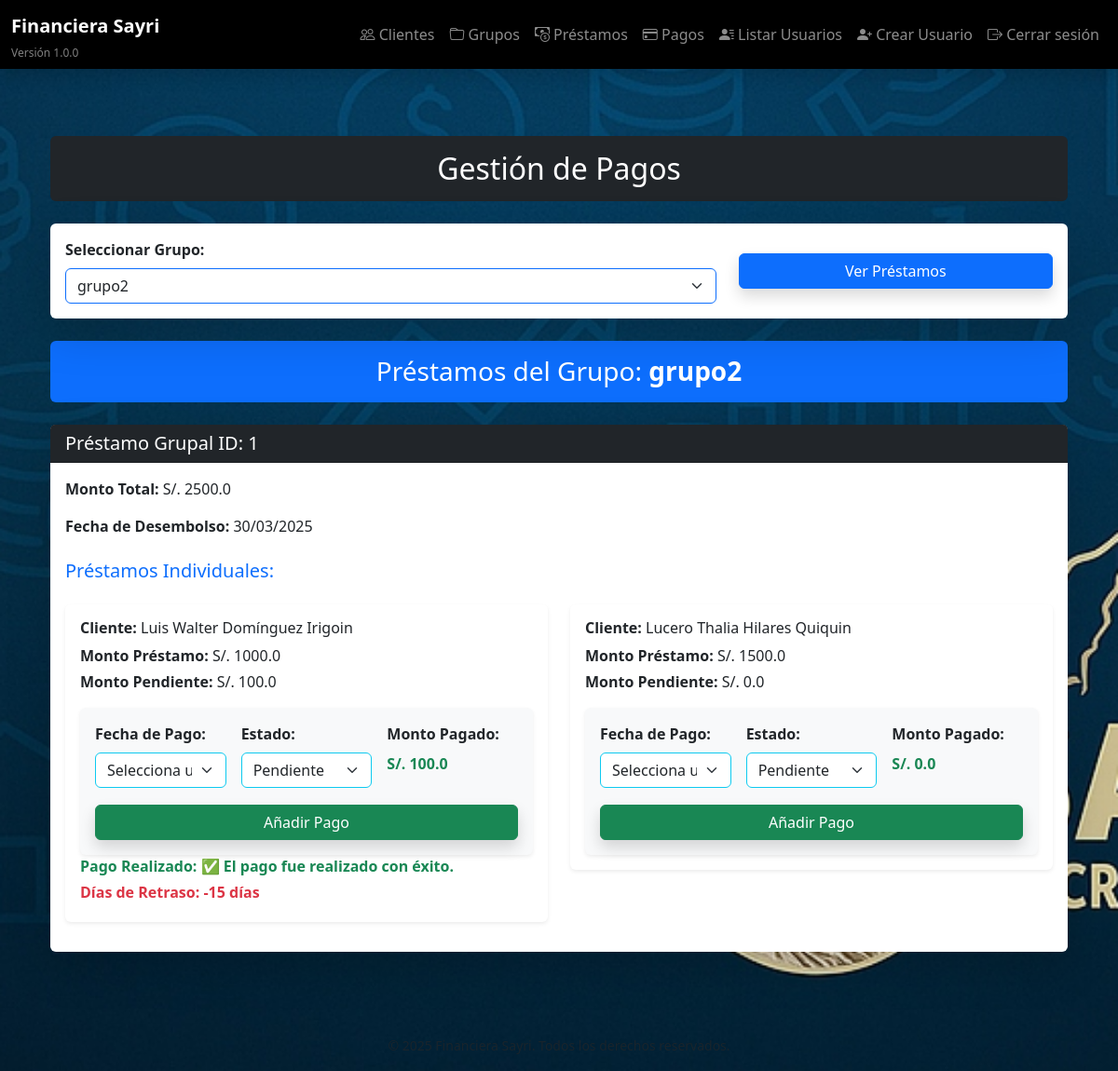
Before: /pagos/pagos?grupo_id=1 (signed in) with the older database file.
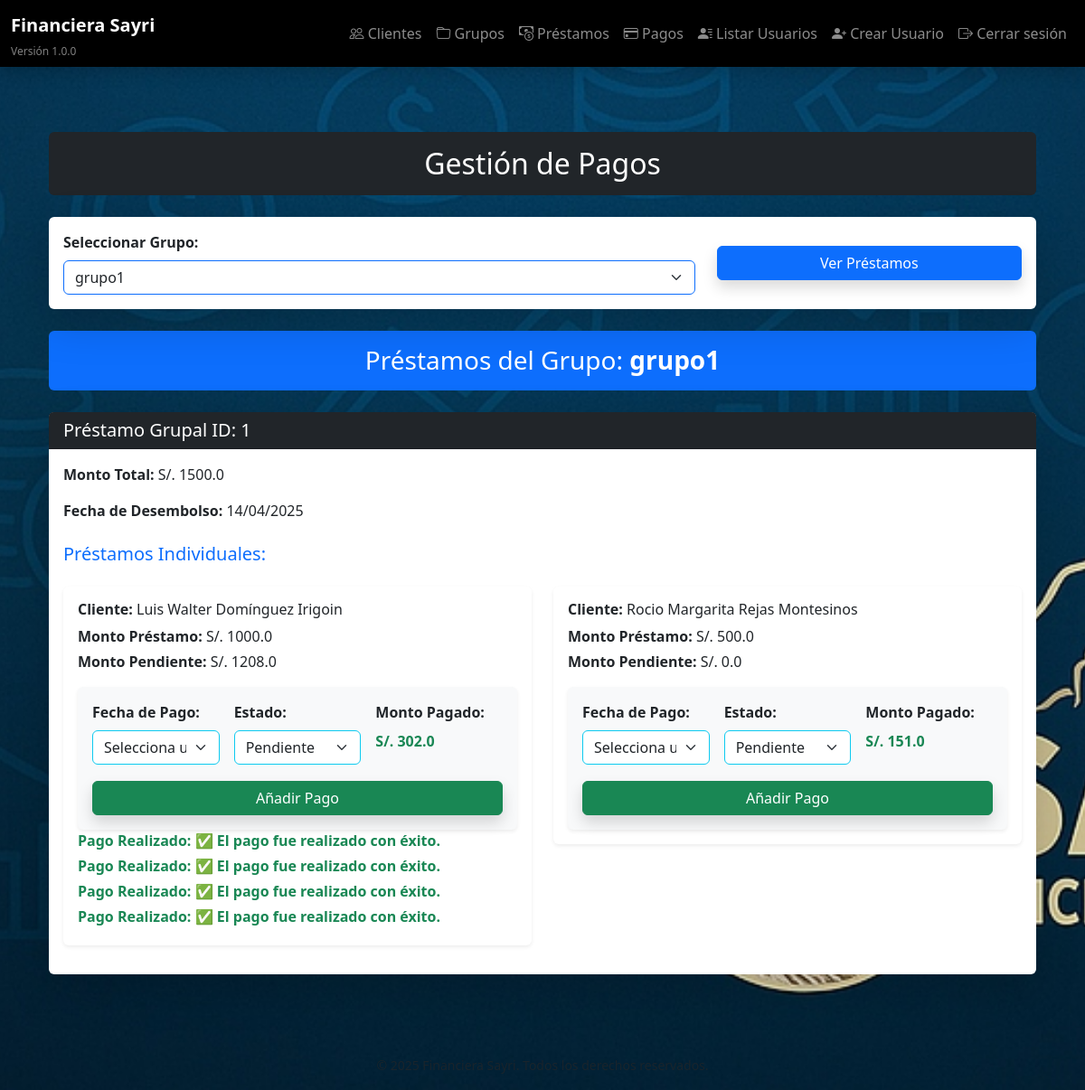
After: the same page with the newer database file.
### models/grupo.py (models this page shows)
class Grupo(db.Model):
    __tablename__ = 'grupo'
    id = db.Column(db.Integer, primary_key=True)
    nombre = db.Column(db.String(100), nullable=False)
    fecha_creacion = db.Column(db.DateTime, default=datetime.utcnow)
    prestamos_grupales = db.relationship('PrestamoGrupal', backref='grupo', lazy=True)
    clientes = db.relationship('Cliente', backref='grupo', lazy=True)

### models/prestamo_grupal.py (models this page shows)
class PrestamoGrupal(db.Model):
    __tablename__ = 'prestamogrupal'
    id = db.Column(db.Integer, primary_key=True)
    grupo_id = db.Column(db.Integer, db.ForeignKey('grupo.id'), nullable=False)
    fecha_desembolso = db.Column(db.Date, nullable=False, default=date.today)  # Valor por defecto: hoy
    prestamos_individuales = db.relationship('PrestamoIndividual', back_populates='prestamo_grupal', cascade='all, delete-orphan', lazy='subquery')
    @property
    def monto_total(self):
        return sum(prestamo.monto for prestamo in self.prestamos_individuales) if self.prestamos_individuales else 0.0

### models/prestamo_individual.py (models this page shows)
class PrestamoIndividual(db.Model):
    __tablename__ = 'prestamoindividual'
    id = db.Column(db.Integer, primary_key=True)
    prestamo_grupal_id = db.Column(db.Integer, db.ForeignKey('prestamogrupal.id'), nullable=False)
    cliente_id = db.Column(db.Integer, db.ForeignKey('cliente.id'), nullable=False)
    monto_pagado = db.Column(db.Float, default=0.0)
    monto = db.Column(db.Float, nullable=False)
    pagos = db.relationship('Pago', back_populates='prestamo_individual', cascade='all, delete-orphan', lazy='subquery')  # Considerar 'subquery' si hay muchos pagos
    prestamo_grupal = db.relationship('PrestamoGrupal', back_populates='prestamos_individuales')
    @property
    def monto_pendiente(self):
        from models.pago import Pago  # Importación dentro del método para evitar ciclos
        monto_pagado = db.session.query(db.func.sum(Pago.monto_pagado)).filter(
        Pago.prestamo_individual_id == self.id,
        Pago.estado == "Pagado"
    ).scalar() or 0  # Si no hay pagos, asigna 0
        return float(monto_pagado)

### models/cliente.py (models this page shows)
class Cliente(db.Model):
    __tablename__ = 'cliente'
    id = db.Column(db.Integer, primary_key=True)
    nombre = db.Column(db.String(100), nullable=False)
    apellido = db.Column(db.String(100), nullable=False)
    dni = db.Column(db.String(15), unique=True, nullable=False)
    celular = db.Column(db.String(20), nullable=False)
    operadora = db.Column(db.String(50))
    banco = db.Column(db.String(50))
    numero_cuenta = db.Column(db.String(50))
    fecha_registro = db.Column(db.DateTime, default=datetime.utcnow)
    grupo_id = db.Column(db.Integer, db.ForeignKey('grupo.id'), nullable=True)
    prestamos_individuales = db.relationship('PrestamoIndividual', backref='cliente', lazy=True)

### models/pago.py (models this page shows)
class Pago(db.Model):
    __tablename__ = 'pago'
    id = db.Column(db.Integer, primary_key=True)
    cliente_id = db.Column(db.Integer, db.ForeignKey('cliente.id'), nullable=False)
    prestamo_individual_id = db.Column(db.Integer, db.ForeignKey('prestamoindividual.id'), nullable=False)
    monto_pendiente = db.Column(db.Numeric(10, 2), nullable=True)
    monto_pagado = db.Column(db.Numeric(10, 2), nullable=True)
    estado = db.Column(db.String(20), default="Pendiente")
    fecha_pago = db.Column(db.Date, nullable=False)
    cliente = db.relationship('Cliente', backref='pagos')
    prestamo_individual = db.relationship('PrestamoIndividual', back_populates='pagos')

### routes/pagos.py (the view)
@pagos_bp.route('/pagos', methods=['GET'])
@login_required
def lista_pagos():
    grupos = Grupo.query.all()
    grupo_id = request.args.get('grupo_id')
    selected_grupo = None
    prestamos_grupales = []
    if grupo_id:
        selected_grupo = Grupo.query.get(grupo_id)
        if selected_grupo:
            prestamos_grupales = PrestamoGrupal.query.filter_by(grupo_id=selected_grupo.id).all()
    current_date = datetime.today().date()
    return render_template(
        'pagos/pagos.html',
        grupos=grupos,
        selected_grupo=selected_grupo,
        prestamos_grupales=prestamos_grupales,
        current_date=current_date  # Fecha actual
    )

### templates/pagos/pagos.html (shortened to what the changed rows need)
{% extends "base.html" %}
{% block content %}
<div class="container py-5">
    <h2 class="text-center mb-4 text-white bg-dark p-3 rounded">Gestión de Pagos</h2>
    <div class="card shadow-lg border-0 mb-4">
        <div class="card-body">
            <form method="GET" action="{{ url_for('pagos.lista_pagos') }}">
                <div class="row align-items-center">
                    <div class="col-md-8">
                        <label for="grupo_id" class="form-label fw-semibold">Seleccionar Grupo:</label>
                        <select name="grupo_id" id="grupo_id" class="form-select border-primary" required>
                            {% for grupo in grupos %}
                                <option value="{{ grupo.id }}" {% if grupo.id == selected_grupo.id %}selected{% endif %}>{{ grupo.nombre }}</option>
                            {% endfor %}
                        </select>
                    </div>
                </div>
            </form>
        </div>
    </div>
    {% if selected_grupo %}
        <h3 class="text-center mb-4 text-white bg-primary p-3 rounded">Préstamos del Grupo: <span class="fw-bold">{{ selected_grupo.nombre }}</span></h3>
        {% for prestamo_grupal in prestamos_grupales %}
            <div class="card mb-4 shadow-lg border-0">
                <div class="card-header bg-dark text-white">
                    <h5 class="mb-0">Préstamo Grupal ID: {{ prestamo_grupal.id }}</h5>
                </div>
                <div class="card-body">
                    <p><strong>Monto Total:</strong> S/. {{ prestamo_grupal.monto_total }}</p>
                    <p><strong>Fecha de Desembolso:</strong> {{ prestamo_grupal.fecha_desembolso.strftime('%d/%m/%Y') }}</p>
                    <h5 class="mt-4 text-primary">Préstamos Individuales:</h5>
                    <div class="row">
                        {% for prestamo in prestamo_grupal.prestamos_individuales %}
                            <div class="col-md-6">
                                <div class="card my-3 border-0 shadow-sm">
                                    <div class="card-body">
                                        <h6 class="mb-2 text-dark"><strong>Cliente:</strong> {{ prestamo.cliente.nombre }} {{ prestamo.cliente.apellido }}</h6>
                                        <p class="mb-1"><strong>Monto Préstamo:</strong> S/. {{ prestamo.monto }}</p>
                                        <p class="mb-1"><strong>Monto Pendiente:</strong> S/. {{ prestamo.monto_pendiente }}</p>
                                        <form action="{{ url_for('pagos.agregar_pago', prestamo_id=prestamo.id) }}" method="POST" class="mt-3 p-3 bg-light shadow-sm rounded">
                                            <div class="row g-3">
                                                <div class="col-md-4">
                                                    <label class="form-label fw-semibold">Fecha de Pago:</label>
                                                    <select name="fecha_pago" class="form-select border-info" required>
                                                        <option value="">Selecciona una fecha</option>
                                                    </select>
                                                </div>
                                                <div class="col-md-4">
                                                    <label class="form-label fw-semibold">Estado:</label>
                                                    <select name="estado_pago" class="form-select border-info" required>
                                                        <option value="Pendiente">Pendiente</option>
                                                    </select>
                                                </div>
                                                <div class="col-md-4">
    <label class="form-label fw-semibold">Monto Pagado:</label>
    <p class="fw-bold text-success">S/. {{ prestamo.monto_pagado }}</p>
</div>
                                                <div class="col-12">
                                                    <button type="submit" class="btn btn-success w-100 shadow">Añadir Pago</button>
                                                </div>
                                            </div>
                                        </form>
                                        {% for pago in prestamo.pagos %}
                                            {% if pago.estado == 'Atrasado' %}
                                                <p class="mb-1 text-danger fw-bold"><strong>Días de Retraso:</strong>
                                                    {% if current_date and pago.fecha_pago %}
                                                        {{ (current_date - pago.fecha_pago).days }} días
                                                    {% else %}
                                                        No disponible
                                                    {% endif %}
                                                </p>
                                            {% endif %}
                                            {% if pago.estado == 'Pagado' %}
                                                <p class="mb-1 text-success fw-bold"><strong>Pago Realizado:</strong> ✅ El pago fue realizado con éxito.</p>
                                            {% endif %}
                                        {% endfor %}
                                    </div>
                                </div>
                            </div>
                        {% endfor %}
                    </div>
                </div>
            </div>
        {% endfor %}
    {% endif %}
</div>
{% endblock %}

Changed rows visible on the page:
changed Grupo: nombre "grupo2" → "grupo1"
changed PrestamoGrupal id 1: monto_total "2500.0" → "1500.0"; fecha_desembolso "30/03/2025" → "14/04/2025"
changed PrestamoIndividual "Luis Walter": gains Pago (shows "Pago Realizado:", estado "✅ El pago fue realizado con éxito."); monto_pendiente "100.0" → "1208.0"; monto_pagado "100.0" → "302.0"
changed Pago (number 2 of 4 on the later page): (current_date-pago.fecha_pago).days "-15" → (not shown); estado "Días de Retraso: días" → "Pago Realizado: ✅ El pago fue realizado con éxito."
changed PrestamoIndividual: cliente.nombre "Lucero Thalia" → "Rocio Margarita"; cliente.apellido "Hilares Quiquin" → "Rejas Montesinos"; monto "1500.0" → "500.0"; monto_pagado "0.0" → "151.0"
Other visible differences:
form field grupo_id: "grupo2" → "grupo1"
